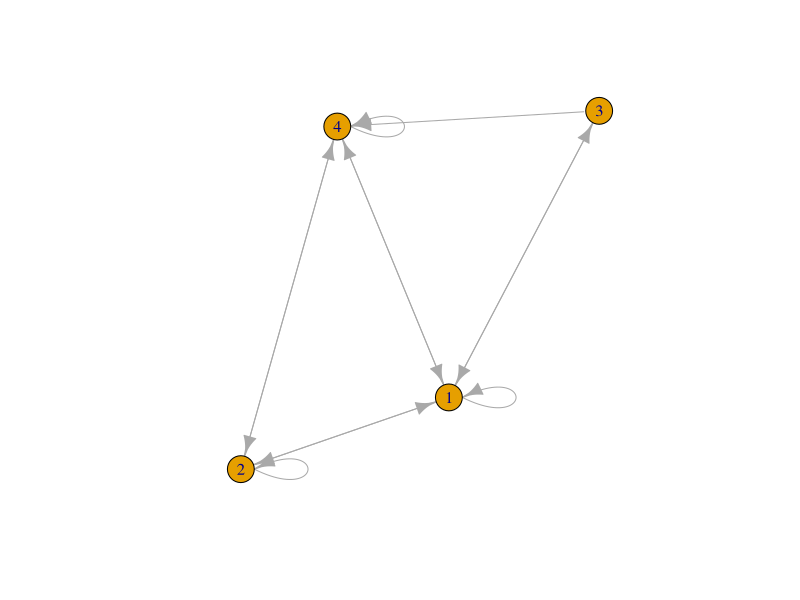

This figure's R source:
install.packages("igraph")
install.packages('expm')
library(expm)
library(igraph)
g <-sample_gnm(4,m= 12, directed = TRUE,loops = 3)
g
plot(g)
#using eigen vector
adj_m <- t(as_adjacency_matrix(g, sparse = FALSE))
adj_m_mod <- prop.table(adj_m, 2)
lr <- eigen(adj_m_mod)$vectors[ , 1]
lr <- Re(lr/sum(lr))
matrix(lr, ncol = 1)

#using teleporting factor 0.8
df <- data.frame(pr = page_rank(g, damping = 0.8)$vector)
df
